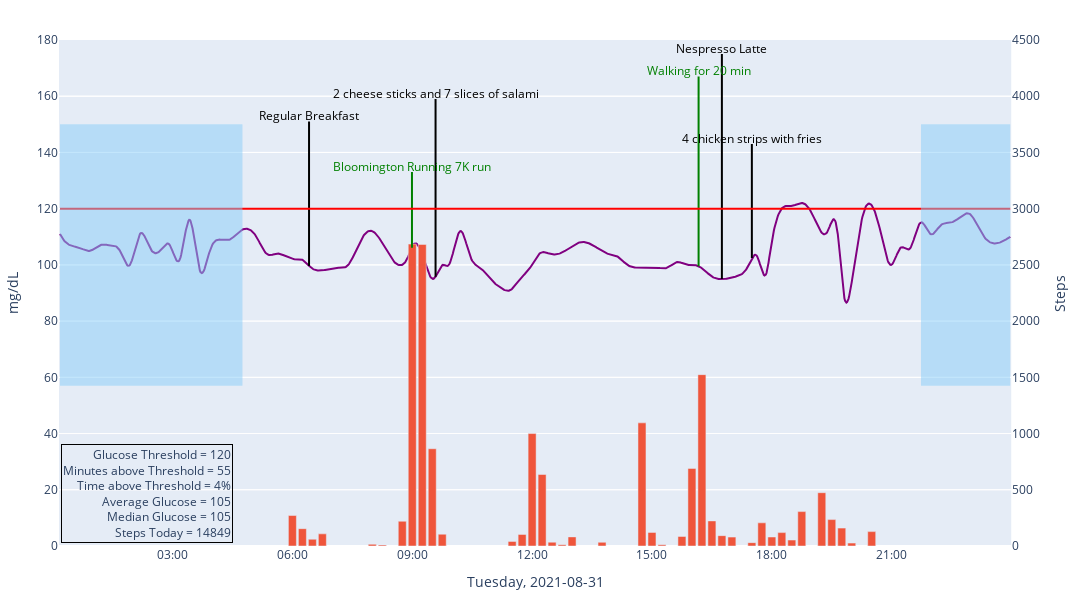

Here is the notebook cell this chart was saved with:
### Code cell
# using subplots here to easily get a secondary y-axis
fig = make_subplots(specs=[[{"secondary_y": True}]])
# first add the glucose measurement data
fig.add_trace( go.Scatter(x=gm_data.index, y=gm_data.value, mode='lines',line=dict(color="purple")))

# add meals and exercise to the chart
yText = 145
eventColor = "green"
for index, row in mealsExerciseSorted.iterrows():

    # If the activity has "run" in the description, don't use it as it is a duplicate from Garmin
    if "run" in str(row['description']).lower(): continue

    # Convert the time in pandas to something that we can use as an index for the x-axis placement
    time = datetime.datetime.strptime(row['occurred_at'], '%Y-%m-%d %H:%M:%S')

    # Pick a different color depending on the event
    if (row['class'] == "Meal"): eventColor = "black"
    else: eventColor = "green"

    # Alternate text placement so adjacent text doesn't overlap
    if (yText >= 175): yText = 145
    else: yText = yText + 8

    # draw a vertical line at the time of the meal/exercise
    gmAtThatTime = gm_data.loc[str(time.replace(second=0))].value
    fig.add_shape(type="line", xref="x", yref="y", x0=time, y0=gmAtThatTime, x1=time , y1=yText-2, line_color=eventColor,)
    
    # Add text
    fig.add_annotation(text=row['description'], xref="x", yref="y", x=time, y=yText, showarrow=False, font=dict(color=eventColor))

# Add Garmin running activities
for i in range(numberOfActivities):
    activity = allActivities[i]
    # only activities that are of type "running"
    if activity["activityType"]["typeKey"] == "running":
        activityDateTime = activity['startTimeLocal']
        activityDate = datetime.datetime.strptime(activityDateTime, "%Y-%m-%d %H:%M:%S")
        if str(activityDate.date()) == day:
            # draw a vertical line at the time of the running activity
            gmAtThatTime = gm_data.loc[str(activityDate.replace(second=0))].value
            fig.add_shape(type="line", xref="x", yref="y", x0=activityDateTime, y0=gmAtThatTime, x1=activityDateTime , y1=133, line_color="green",)
            # Add text... yes this is specific to kilometers. This may need changes for miles.
            textDescr = str(activity['activityName']) + " " + str(int(round(activity['distance']/1000))) + "K run"
            fig.add_annotation(text=textDescr, xref="x", yref="y", x=activityDateTime, y=135, showarrow=False, font=dict(color="green"))



# Draw a line at the threshold
fig.add_shape(type="line", xref="x", yref="y",
    x0=gm_data.index[0], y0=threshold, x1=gm_data.index.max(), y1=threshold, line_color="red",)

# Show text box with summary values
fig.add_annotation(
                text='Glucose Threshold = '+str(threshold)+
                '<br>Minutes above Threshold = '+str(int(round(minutesAboveThreshold,0)))+
                '<br>Time above Threshold = '+str(percentageAboveThreshold)+"%"+
                '<br>Average Glucose = '+str(averageGlucose)+
                '<br>Median Glucose = '+str(medianGlucose)+
                '<br>Steps Today = '+str(dfGarmin.steps.sum()),
                align='right', showarrow=False,
                xref='paper', yref='paper', x=0.002, y=0.005,
                bordercolor='black', borderwidth=1
            )

# Setting primary and secondary y axis titles and ticks
fig.update_layout(yaxis = dict(range=[0, 180], tick0=0, dtick=20, title_text='mg/dL'),yaxis2=dict(tick0=0, dtick=500, range=[0,4500], title_text='Steps'))
# Adding step data to the chart, using the secondary y axis
fig.add_trace( go.Bar(x=dfGarmin.time, y=dfGarmin.steps), secondary_y=True)

# Set x axis title
fig.update_xaxes(title_text=str(dayOfInterest.strftime('%A'))+ ", " +str(day), tickformat='%H:%M')
# Hide the legend
fig.update_layout(showlegend=False)

# Draw sleep
# Morning sleep
fig.add_shape(type="rect",
    xref="x", yref="y",
    x0=gm_data.index[0], y0=57, x1=datetime.datetime.strptime(str(day) + " " + str(sleepEnd), '%Y-%m-%d %H:%M:%S'), y1=150,
    line=dict(color="RoyalBlue"),fillcolor="LightSkyBlue",opacity=0.5,line_width=0,)
# Evening sleep
fig.add_shape(type="rect",
    xref="x", yref="y",
    x0=gm_data.index.max(), y0=57, x1=datetime.datetime.strptime(str(day) + " " + str(sleepBegin), '%Y-%m-%d %H:%M:%S'), y1=150,
    line=dict(color="RoyalBlue"),fillcolor="LightSkyBlue",opacity=0.5,line_width=0,)

# Resize the chart
fig.update_layout(autosize=False, width=1400, height=600,margin=dict(l=20, r=20, t=40, b=20),)

# Show the chart
fig.show()

### Figure 1 — Plotly figure (JSON) as saved in the notebook; plotly's stock layout.template omitted (floating-point values rounded to 4 significant figures; data arrays with more than 128 entries replaced by an {"elided": "..."} marker saying what was removed)
{"data": [{"line": {"color": "purple"}, "mode": "lines", "type": "scatter", "x": {"elided": "1428 str values"}, "y": {"elided": "1428 float values"}}, {"type": "bar", "x": ["2021-08-31T06:00:00", "2021-08-31T06:15:00", "2021-08-31T06:30:00", "2021-08-31T06:45:00", "2021-08-31T08:00:00", "2021-08-31T08:15:00", "2021-08-31T08:45:00", "2021-08-31T09:00:00", "2021-08-31T09:15:00", "2021-08-31T09:30:00", "2021-08-31T09:45:00", "2021-08-31T11:30:00", "2021-08-31T11:45:00", "2021-08-31T12:00:00", "2021-08-31T12:15:00", "2021-08-31T12:30:00", "2021-08-31T12:45:00", "2021-08-31T13:00:00", "2021-08-31T13:45:00", "2021-08-31T14:45:00", "2021-08-31T15:00:00", "2021-08-31T15:15:00", "2021-08-31T15:45:00", "2021-08-31T16:00:00", "2021-08-31T16:15:00", "2021-08-31T16:30:00", "2021-08-31T16:45:00", "2021-08-31T17:00:00", "2021-08-31T17:30:00", "2021-08-31T17:45:00", "2021-08-31T18:00:00", "2021-08-31T18:15:00", "2021-08-31T18:30:00", "2021-08-31T18:45:00", "2021-08-31T19:15:00", "2021-08-31T19:30:00", "2021-08-31T19:45:00", "2021-08-31T20:00:00", "2021-08-31T20:30:00"], "xaxis": "x", "y": [271, 154, 60, 108, 15, 9, 220, 2685, 2682, 865, 105, 41, 103, 1000, 636, 34, 11, 81, 33, 1095, 121, 11, 85, 690, 1524, 223, 92, 79, 30, 206, 80, 119, 53, 306, 474, 235, 159, 26, 128], "yaxis": "y2"}], "layout": {"annotations": [{"font": {"color": "black"}, "showarrow": false, "text": "Regular Breakfast", "x": "2021-08-31T06:25:00", "xref": "x", "y": 153, "yref": "y"}, {"font": {"color": "black"}, "showarrow": false, "text": "2 cheese sticks and 7 slices of salami", "x": "2021-08-31T09:35:00", "xref": "x", "y": 161, "yref": "y"}, {"font": {"color": "green"}, "showarrow": false, "text": "Walking for 20 min", "x": "2021-08-31T16:10:00", "xref": "x", "y": 169, "yref": "y"}, {"font": {"color": "black"}, "showarrow": false, "text": "Nespresso Latte", "x": "2021-08-31T16:45:00", "xref": "x", "y": 177, "yref": "y"}, {"font": {"color": "black"}, "showarrow": false, "text": "4 chicken strips with fries", "x": "2021-08-31T17:30:00", "xref": "x", "y": 145, "yref": "y"}, {"font": {"color": "green"}, "showarrow": false, "text": "Bloomington Running 7K run", "x": "2021-08-31 08:59:34", "xref": "x", "y": 135, "yref": "y"}, {"align": "right", "bordercolor": "black", "borderwidth": 1, "showarrow": false, "text": "Glucose Threshold = 120<br>Minutes above Threshold = 55<br>Time above Threshold = 4%<br>Average Glucose = 105<br>Median Glucose = 105<br>Steps Today = 14849", "x": 0.002, "xref": "paper", "y": 0.005, "yref": "paper"}], "autosize": false, "height": 600, "margin": {"b": 20, "l": 20, "r": 20, "t": 40}, "shapes": [{"line": {"color": "black"}, "type": "line", "x0": "2021-08-31T06:25:00", "x1": "2021-08-31T06:25:00", "xref": "x", "y0": 99.64, "y1": 151, "yref": "y"}, {"line": {"color": "black"}, "type": "line", "x0": "2021-08-31T09:35:00", "x1": "2021-08-31T09:35:00", "xref": "x", "y0": 95.81, "y1": 159, "yref": "y"}, {"line": {"color": "green"}, "type": "line", "x0": "2021-08-31T16:10:00", "x1": "2021-08-31T16:10:00", "xref": "x", "y0": 99.53, "y1": 167, "yref": "y"}, {"line": {"color": "black"}, "type": "line", "x0": "2021-08-31T16:45:00", "x1": "2021-08-31T16:45:00", "xref": "x", "y0": 94.94, "y1": 175, "yref": "y"}, {"line": {"color": "black"}, "type": "line", "x0": "2021-08-31T17:30:00", "x1": "2021-08-31T17:30:00", "xref": "x", "y0": 102.4, "y1": 143, "yref": "y"}, {"line": {"color": "green"}, "type": "line", "x0": "2021-08-31 08:59:34", "x1": "2021-08-31 08:59:34", "xref": "x", "y0": 106.1, "y1": 133, "yref": "y"}, {"line": {"color": "red"}, "type": "line", "x0": "2021-08-31T00:11:00", "x1": "2021-08-31T23:58:00", "xref": "x", "y0": 120, "y1": 120, "yref": "y"}, {"fillcolor": "LightSkyBlue", "line": {"color": "RoyalBlue", "width": 0}, "opacity": 0.5, "type": "rect", "x0": "2021-08-31T00:11:00", "x1": "2021-08-31T04:45:00", "xref": "x", "y0": 57, "y1": 150, "yref": "y"}, {"fillcolor": "LightSkyBlue", "line": {"color": "RoyalBlue", "width": 0}, "opacity": 0.5, "type": "rect", "x0": "2021-08-31T23:58:00", "x1": "2021-08-31T21:44:00", "xref": "x", "y0": 57, "y1": 150, "yref": "y"}], "showlegend": false, "width": 1400, "xaxis": {"anchor": "y", "domain": [0, 0.94], "tickformat": "%H:%M", "title": {"text": "Tuesday, 2021-08-31"}}, "yaxis": {"anchor": "x", "domain": [0, 1], "dtick": 20, "range": [0, 180], "tick0": 0, "title": {"text": "mg/dL"}}, "yaxis2": {"anchor": "x", "dtick": 500, "overlaying": "y", "range": [0, 4500], "side": "right", "tick0": 0, "title": {"text": "Steps"}}}}
